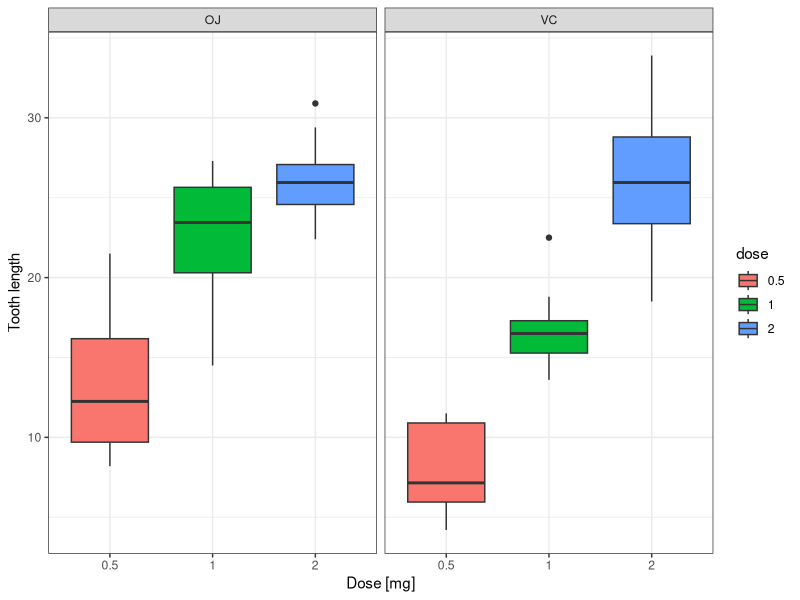

R code for this plot:
## ---- chunk 1
library(datasets)
library(ggplot2)
data(ToothGrowth) 
## ---- chunk 2
head(ToothGrowth)
## ---- chunk 3
summary(ToothGrowth)
## ---- chunk 4
table(ToothGrowth$supp, ToothGrowth$dose)
## ---- chunk 5
ToothGrowth$dose <- as.factor(ToothGrowth$dose)
ggplot(ToothGrowth,aes(x=factor(dose),y=len,fill=dose)) + 
  geom_boxplot() +
  theme_bw() + 
  facet_wrap(~supp) +  
  scale_x_discrete("Dose [mg]") + 
  scale_y_continuous("Tooth length")
## ---- chunk 6
ToothDose1 <- subset(ToothGrowth, dose == 0.5)
ToothDose2 <- subset(ToothGrowth, dose == 1.0)
ToothDose3 <- subset(ToothGrowth, dose == 2.0)
## ---- chunk 7
t.test(len ~ supp, data = ToothGrowth)
